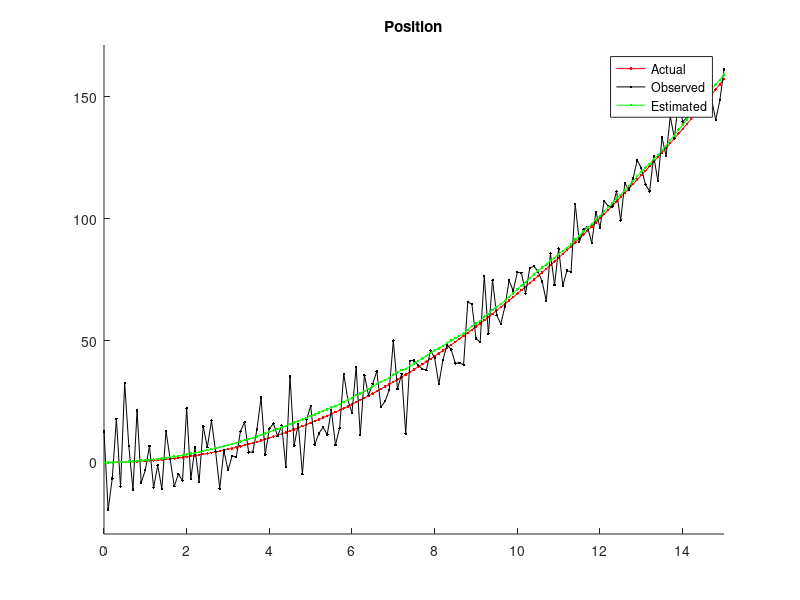
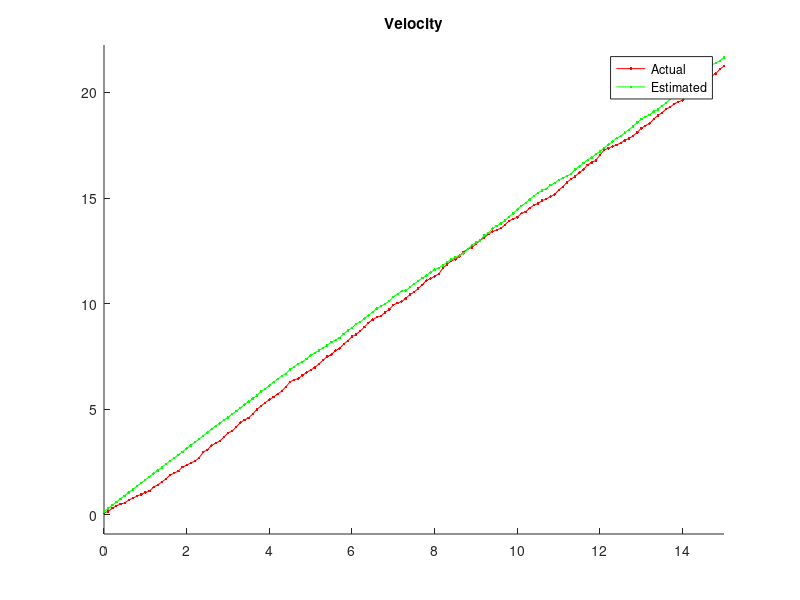

Write MATLAB code to recreate these figures, in order.
% Tracking bird's flight using Kalman filter
% In this example, an observer tracks the trajectory defined by a bird.
% We assume that the bird is following a 1D accelerated motion.
% https://en.wikipedia.org/wiki/Kalman_filter contains the formulation for
% a very similar example

clear all

%% Main variables
duration = 15;  % for how long the bird flies [s]
dt = 0.1;  % observer sampling rate [s]
u = 1.5; % acceleration magnitude
X0 = [0; 0]; % initial state of the bird
BirdAccel_noise_mag = 0.5;  % process noise: the variability in how fast the bird is speeding up (stdv of acceleration: meters/sec^2)
Measurement_noise_mag = 10;   % measurement noise (stdv of location, in meters)
Ez = Measurement_noise_mag^2; % covariance of the noise (stdv^2)
Ex = BirdAccel_noise_mag^2 * [dt^4/4 dt^3/2; dt^3/2 dt^2]; % Ex converts the process noise (stdv) into covariance matrix
P = Ex; % estimate of initial bird position variance (covariance matrix)


%% System dyanmics
% An accelerated trajectory is defined by the discrete state transition
% matrix as follows:
% X = [x;v] (state)
% y = C*X (system output, or measurement)
% X(dt+1)= A*X(dt) + B*u + w (where w is the bird's acceleration noise)

A = [1 dt; 0 1] ; % state transition matrix (state prediction of the bird's flight)
B = [dt^2/2; dt]; % input control matrix
C = [1 0]; % measurement matrix (the observer only estimates position, not velocity)

% initialize output
X = X0;
array_length = floor(duration/dt) + 1;
X_loc = zeros(array_length,1); % Actual bird's flight path
X_loc_meas = zeros(array_length,1); % Bird's path as seen by the observer
vel = zeros(array_length,1); % Actual bird's velocity


%% simulate what the observer sees over time
for t_i = 1 : array_length
    
    % Generate the bird's flight
    BirdAccel_noise = BirdAccel_noise_mag * [(dt^2/2)*randn; dt*randn]; % actual acceleration, with the added noise
    X = A * X + B * u + BirdAccel_noise;
    % Generate what the observer sees
    Measurement_noise = Measurement_noise_mag * randn;
    y = C * X + Measurement_noise;
    % add new value in output arrays:
    X_loc(t_i) = X(1);
    X_loc_meas(t_i) = y;
    vel(t_i) = X(2);
    
end


%% Kalman filtering

%initialize estimation variables
X_estimate = X0;  % x_estimate of initial location estimation of where the bird is (it will be updated)
X_loc_estimate = zeros(array_length,1); %  bird position estimate
vel_estimate = zeros(array_length,1); % bird velocity estimate
P_estimate = P;
P_mag_estimate = zeros(array_length,1);
predic_state = zeros(array_length,1);
predic_var = zeros(2,2,array_length);

for t = 1:array_length
    
    % Predict next state of the bird with the last state and predicted motion.
    X_estimate = A * X_estimate + B * u;
    predic_state(t) = X_estimate(1);
    %predict next covariance
    P = A * P * A' + Ex;
    predic_var(:,:,t) = P;
    % predicted observer's measurement covariance
    % Kalman Gain
    K = P*C'*inv(C*P*C'+Ez);
    % Update the state estimate.
    X_estimate = X_estimate + K * (X_loc_meas(t) - C * X_estimate);
    % update covariance estimation.
    P =  (eye(2)-K*C)*P;
    %Store for plotting
    X_loc_estimate(t) = X_estimate(1);
    vel_estimate(t) = X_estimate(2);
    P_mag_estimate(t) = P(1);
    
end


% plot location
figure(1);
clf;
hold on;
x_axis = 0:dt:duration;
title('Position');
plot(x_axis, X_loc, '-r.');
plot(x_axis, X_loc_meas, '-k.');
plot(x_axis, X_loc_estimate,'-g.');
legend('Actual','Observed','Estimated');
axis([0 duration min(min(X_loc_meas),min(X_loc))-10 max(max(X_loc_meas),max(X_loc))+10]);

% plot velocity
figure(2);
clf;
hold on;
title('Velocity');
plot(x_axis, vel, '-r.');
plot(x_axis, vel_estimate, '-g.');
legend('Actual','Estimated');
axis([0 duration min(vel)-1 max(vel)+1]);

